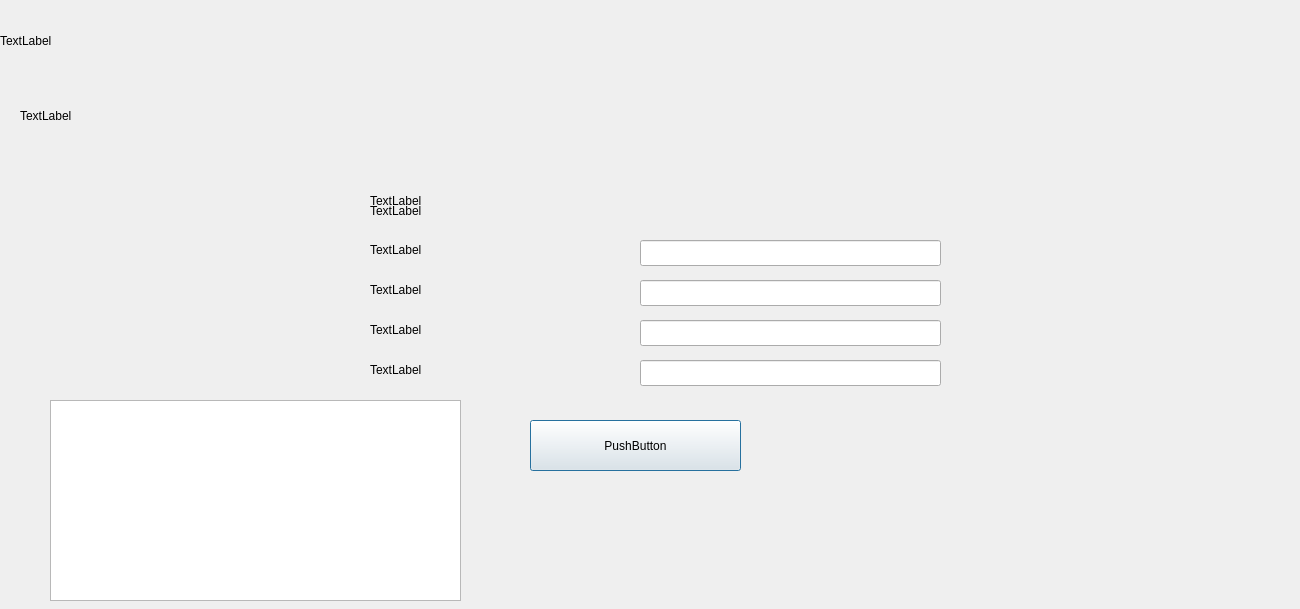
<?xml version="1.0" encoding="UTF-8"?>
<ui version="4.0">
 <class>processInfo</class>
 <widget class="QDialog" name="processInfo">
  <property name="geometry">
   <rect>
    <x>0</x>
    <y>0</y>
    <width>1300</width>
    <height>609</height>
   </rect>
  </property>
  <property name="windowTitle">
   <string>Dialog</string>
  </property>
  <widget class="QLabel" name="title">
   <property name="geometry">
    <rect>
     <x>0</x>
     <y>0</y>
     <width>1301</width>
     <height>81</height>
    </rect>
   </property>
   <property name="text">
    <string>TextLabel</string>
   </property>
  </widget>
  <widget class="QLabel" name="Algorithm_label">
   <property name="geometry">
    <rect>
     <x>20</x>
     <y>100</y>
     <width>421</width>
     <height>31</height>
    </rect>
   </property>
   <property name="text">
    <string>TextLabel</string>
   </property>
  </widget>
  <widget class="QLabel" name="label">
   <property name="geometry">
    <rect>
     <x>370</x>
     <y>240</y>
     <width>201</width>
     <height>20</height>
    </rect>
   </property>
   <property name="text">
    <string>TextLabel</string>
   </property>
  </widget>
  <widget class="QLabel" name="label_2">
   <property name="geometry">
    <rect>
     <x>370</x>
     <y>280</y>
     <width>191</width>
     <height>20</height>
    </rect>
   </property>
   <property name="text">
    <string>TextLabel</string>
   </property>
  </widget>
  <widget class="QLabel" name="label_3">
   <property name="geometry">
    <rect>
     <x>370</x>
     <y>320</y>
     <width>191</width>
     <height>20</height>
    </rect>
   </property>
   <property name="text">
    <string>TextLabel</string>
   </property>
  </widget>
  <widget class="QLabel" name="label_4">
   <property name="geometry">
    <rect>
     <x>370</x>
     <y>360</y>
     <width>181</width>
     <height>20</height>
    </rect>
   </property>
   <property name="text">
    <string>TextLabel</string>
   </property>
  </widget>
  <widget class="QLineEdit" name="lineEdit">
   <property name="geometry">
    <rect>
     <x>640</x>
     <y>240</y>
     <width>301</width>
     <height>26</height>
    </rect>
   </property>
  </widget>
  <widget class="QLineEdit" name="lineEdit_2">
   <property name="geometry">
    <rect>
     <x>640</x>
     <y>280</y>
     <width>301</width>
     <height>26</height>
    </rect>
   </property>
  </widget>
  <widget class="QLineEdit" name="lineEdit_3">
   <property name="geometry">
    <rect>
     <x>640</x>
     <y>320</y>
     <width>301</width>
     <height>26</height>
    </rect>
   </property>
  </widget>
  <widget class="QLineEdit" name="lineEdit_4">
   <property name="geometry">
    <rect>
     <x>640</x>
     <y>360</y>
     <width>301</width>
     <height>26</height>
    </rect>
   </property>
  </widget>
  <widget class="QPushButton" name="pushButton">
   <property name="geometry">
    <rect>
     <x>530</x>
     <y>420</y>
     <width>211</width>
     <height>51</height>
    </rect>
   </property>
   <property name="text">
    <string>PushButton</string>
   </property>
  </widget>
  <widget class="QLabel" name="label_5">
   <property name="geometry">
    <rect>
     <x>370</x>
     <y>180</y>
     <width>561</width>
     <height>41</height>
    </rect>
   </property>
   <property name="text">
    <string>TextLabel</string>
   </property>
  </widget>
  <widget class="QLabel" name="label_6">
   <property name="geometry">
    <rect>
     <x>370</x>
     <y>160</y>
     <width>591</width>
     <height>101</height>
    </rect>
   </property>
   <property name="text">
    <string>TextLabel</string>
   </property>
  </widget>
  <widget class="QTextEdit" name="textEdit">
   <property name="geometry">
    <rect>
     <x>50</x>
     <y>400</y>
     <width>411</width>
     <height>201</height>
    </rect>
   </property>
  </widget>
 </widget>
 <resources/>
 <connections/>
</ui>
